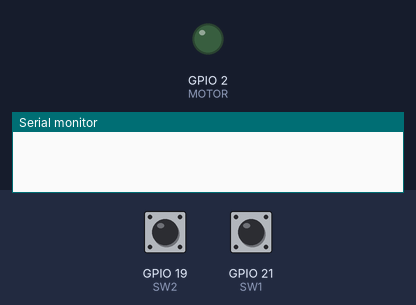
This program was run on a simulated ESP32. Shown: output pins drawn as LEDs (lit = HIGH), the last lines printed to the serial monitor. The inputs (shaded band) are chosen by the test bench; at power-on: GPIO 21 (SW1) HIGH, GPIO 19 (SW2) HIGH.

Above: at 1.2 s.
1.3 s: GPIO 21 (SW1) pulled LOW for 0.15 s
At 2.4 s:
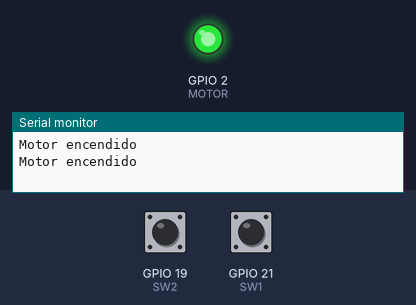
2.9 s: GPIO 19 (SW2) pulled LOW for 0.15 s
At 3.7 s:
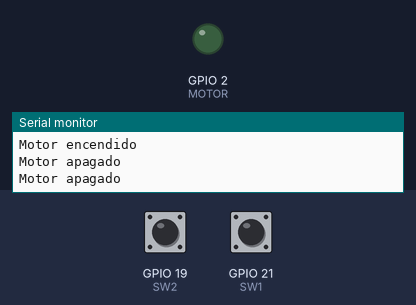
4.5 s: GPIO 21 (SW1) pulled LOW for 1 s
At 4.9 s:
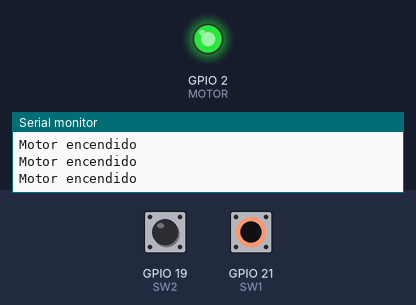
7.0 s: GPIO 19 (SW2) pulled LOW for 1 s
At 8.0 s:
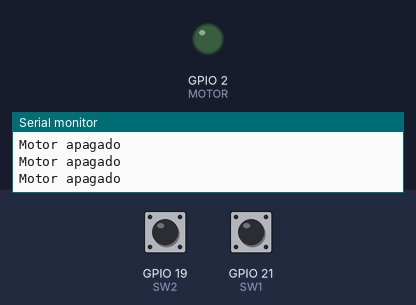
Timing chart, 0 to 10.0 s (numbered marks = the images above; inputs shaded):
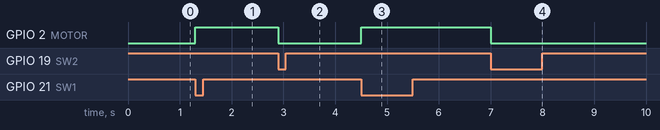

The program:

main.cpp
```cpp
#include <Arduino.h>

#define MOTOR 2
#define SW1 21
#define SW2 19
#define ENCIENDE_MOTOR digitalWrite(MOTOR,HIGH)
#define APAGA_MOTOR digitalWrite(MOTOR,LOW)
#define PRESSED(x) digitalRead(x)==0

void setup() {
  Serial.begin(115200);
  pinMode(MOTOR, OUTPUT);
  pinMode(SW1, INPUT_PULLUP);
  pinMode(SW2, INPUT_PULLUP);
}

void loop() {
  if (PRESSED(SW1)) {
    ENCIENDE_MOTOR;
    Serial.println("Motor encendido");
    delay(100);
  }
  if (PRESSED(SW2)) {
    APAGA_MOTOR;
    Serial.println("Motor apagado");
    delay(100);
  }
}
```

Measured:
- after the input at 1.3 s, GPIO 2 (MOTOR): LOW → HIGH at once
- after the input at 2.9 s, GPIO 2 (MOTOR): HIGH → LOW at once
- after the input at 4.5 s, GPIO 2 (MOTOR): LOW → HIGH at once
- after the input at 7.0 s, GPIO 2 (MOTOR): HIGH → LOW at once
